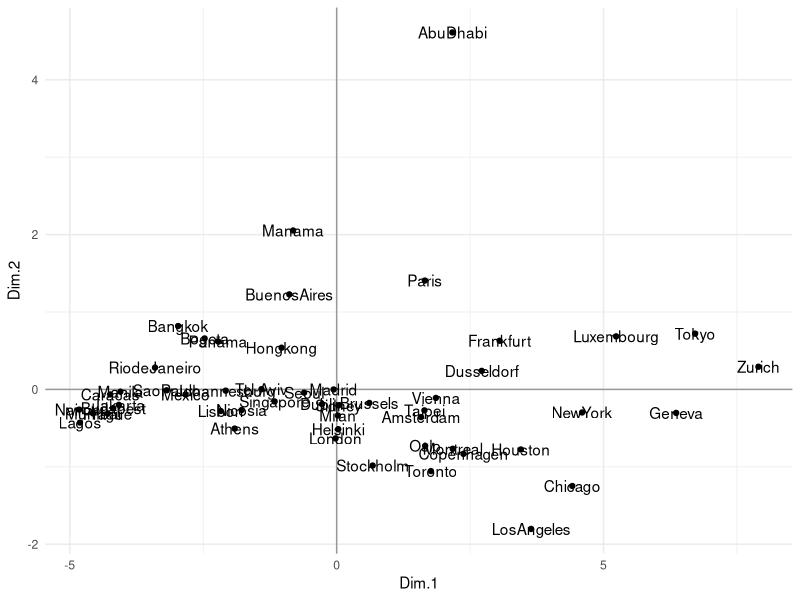
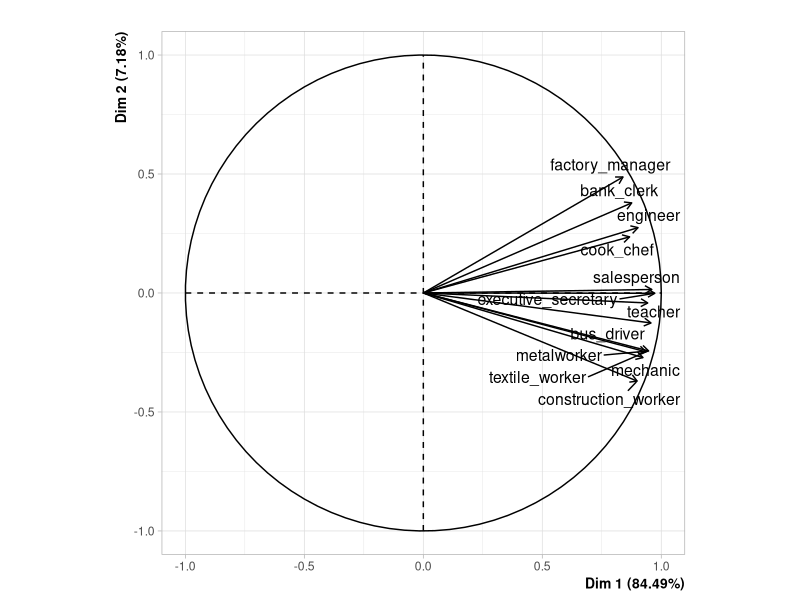
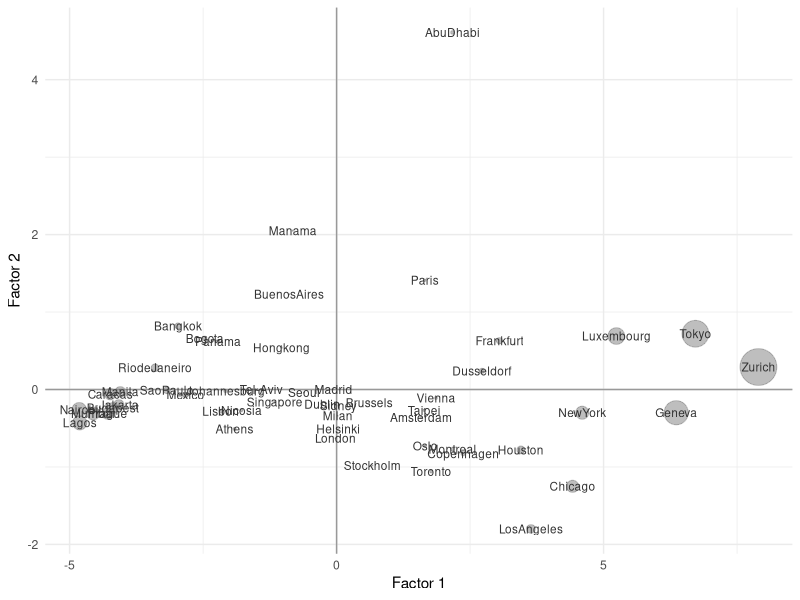
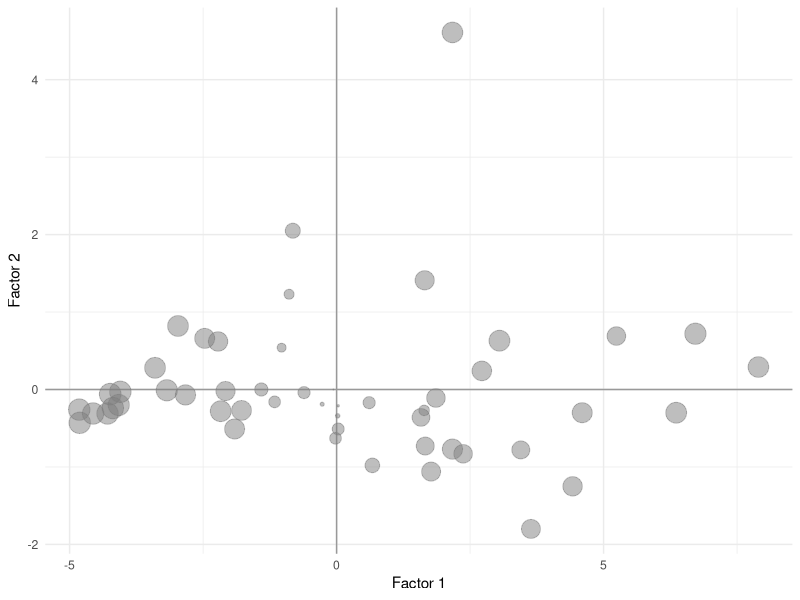

Generate these figures, in order, with R:

library(FactoMineR)
library(ggplot2)

# working directory is the top-level directory
cities <- read.csv('data/cities94.csv', stringsAsFactors = FALSE)

active <- c(
  "teacher", "bus_driver", "mechanic", "construction_worker",
  "metalworker", "cook_chef", "factory_manager", "engineer",
  "bank_clerk", "executive_secretary", "salesperson", "textile_worker")

dat <- na.omit(cities[ ,c('city', active)])

# table 1.4: summary statistics
summary(dat)

active_vars_statistics <- cbind.data.frame(
  #variable = active,
  weight = nrow(dat),
  mean = colMeans(dat[ ,-1]),
  stdev = apply(dat[ ,-1], 2, sd),
  min = apply(dat[ ,-1], 2, min),
  max = apply(dat[, -1], 2, max)
)
active_vars_statistics


# PCA
pca <- PCA(dat[ ,active], graph = FALSE)


# eigenvalues (table 2.1)
eigs <- data.frame(
  num = 1:nrow(pca$eig),
  eigenvalues = round(pca$eig[,1], 4),
  percentage = round(pca$eig[,2], 2),
  cumulative = round(pca$eig[,3], 2)
)
rownames(eigs) = 1:nrow(eigs)
write.csv(eigs, file = 'data/eigenvalues.csv')


# first factorial plane
pca_ind <- as.data.frame(pca$ind$coord)
pca_ind$city <- dat$city
head(pca_ind)


# figure 1.9 (first factorial plane)
fig_1_9 <- ggplot(data = pca_ind, aes(x = Dim.1, y = Dim.2)) + 
  geom_vline(xintercept = 0, color = 'gray60') +
  geom_hline(yintercept = 0, color = 'gray60') +
  geom_point() + 
  geom_text(aes(label = city)) +
  theme_minimal()

ggsave(filename = 'images/figure-1-9.png', plot = fig_1_9, 
       width = 7, height = 5)


# circle of correlations
png("../images/figure-1-11.png", 
    height = 1000, width = 1000, res = 200)
plot(pca, choix = 'var', las = 1, title = '')
dev.off()



# table 2.2: results for individuals
n <- nrow(dat)
dat_scaled <- sqrt(n/(n-1)) * scale(dat[,-1])

pca_inds <- data.frame(
  city = dat$city,
  wgt = round(100/nrow(dat), 2),
  disto = round(apply(dat_scaled, 1, function(x) sum(x^2)), 2),
  coord1 = round(pca$ind$coord[,1], 2),
  coord2 = round(pca$ind$coord[,2], 2),
  contr1 = round(pca$ind$contrib[,1], 2),
  contr2 = round(pca$ind$contrib[,2], 2),
  cosqr1 = round(pca$ind$cos2[,1], 2),
  cosqr2 = round(pca$ind$cos2[,2], 2)
)

sink('data/table-2-2.txt')
pca_inds
sink()


# figure 2.3 (factorial plane, size of cities with contributions)
fig_2_3 <- ggplot(data = pca_inds, aes(x = coord1, y = coord2)) + 
  geom_vline(xintercept = 0, color = 'gray60') +
  geom_hline(yintercept = 0, color = 'gray60') +
  geom_point(size = pca_inds$contr1, color = 'gray50', alpha = 0.5) +   
  geom_text(aes(label = city), size = 3, color = 'gray20') +
  xlab('Factor 1') +
  ylab('Factor 2') +
  theme_minimal()

ggsave(filename = 'images/figure-2-3.png', plot = fig_2_3, 
       width = 7, height = 5)


# figure 2.5 (factorial plane, squared cosines)
fig_2_5 <- ggplot(data = pca_inds, aes(x = coord1, y = coord2)) + 
  geom_vline(xintercept = 0, color = 'gray60') +
  geom_hline(yintercept = 0, color = 'gray60') +
  geom_point(size = 7*rowSums(pca_inds[ ,c('cosqr1', 'cosqr2')]), 
             color = 'gray50', alpha = 0.5) +   
 # geom_text(aes(label = city), size = 3, color = 'gray20') +
  xlab('Factor 1') +
  ylab('Factor 2') +
  theme_minimal()

ggsave(filename = 'images/figure-2-5.png', plot = fig_2_5, 
       width = 7, height = 5)
